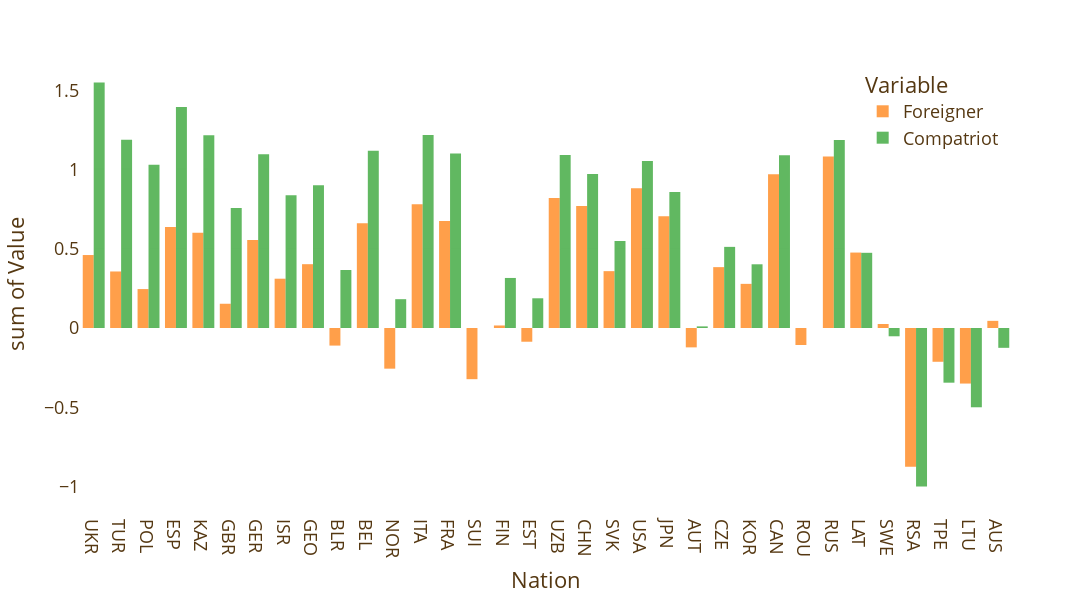

This figure's notebook cell:
### Markdown cell above
# Prova Vale

### Code cell
fig3 = px.histogram(tidy, x="Nation", y="Value",
            color='Variable', barmode='group',
            width=1800,
            height=600,
            #histfunc="avg", nbins=2
            color_discrete_sequence=['#ff7f0e', '#2ca02c'],
            )
# make transparent background:
fig3.update_layout(
    plot_bgcolor='rgba(0,0,0,0)',
    paper_bgcolor='rgba(0,0,0,0)',
    #font_color="white"
)
# Choose rgb color for text in layout:
fig3.update_layout(
    font=dict(
        color="#553812",
        size=18
    )
)
# Set vertical grid lines:
fig3.update_xaxes(showgrid=True, gridwidth=1, gridcolor='white')
# Change position of legend at the bottom:
fig3.update_layout(legend=dict(
    yanchor="top",
    y=0.99,
    xanchor="right",
    x=0.99
))
fig3.update_traces(textfont_color='#553812')
fig3.update_traces(opacity=0.75)
fig3.show()

### Figure 1 — Plotly figure (JSON) as saved in the notebook; plotly's stock layout.template omitted (floating-point values rounded to 4 significant figures)
{"data": [{"alignmentgroup": "True", "bingroup": "x", "histfunc": "sum", "hovertemplate": "Variable=Foreigner<br>Nation=%{x}<br>sum of Value=%{y}<extra></extra>", "legendgroup": "Foreigner", "marker": {"color": "#ff7f0e", "pattern": {"shape": ""}}, "name": "Foreigner", "offsetgroup": "Foreigner", "opacity": 0.75, "orientation": "v", "showlegend": true, "textfont": {"color": "#553812"}, "type": "histogram", "x": ["UKR", "TUR", "POL", "ESP", "KAZ", "GBR", "GER", "ISR", "GEO", "BLR", "BEL", "NOR", "ITA", "FRA", "SUI", "FIN", "EST", "UZB", "CHN", "SVK", "USA", "JPN", "AUT", "CZE", "KOR", "CAN", "ROU", "RUS", "LAT", "SWE", "RSA", "TPE", "LTU", "AUS"], "xaxis": "x", "y": [0.4604, 0.3566, 0.2457, 0.6372, 0.6015, 0.1531, 0.5558, 0.3111, 0.4027, -0.1108, 0.6601, -0.2563, 0.7811, 0.6743, -0.3227, 0.01603, -0.08652, 0.8198, 0.7693, 0.3587, 0.8819, 0.7058, -0.1221, 0.3841, 0.2786, 0.9703, -0.1071, 1.083, 0.476, 0.02544, -0.875, -0.2129, -0.3503, 0.04519], "yaxis": "y"}, {"alignmentgroup": "True", "bingroup": "x", "histfunc": "sum", "hovertemplate": "Variable=Compatriot<br>Nation=%{x}<br>sum of Value=%{y}<extra></extra>", "legendgroup": "Compatriot", "marker": {"color": "#2ca02c", "pattern": {"shape": ""}}, "name": "Compatriot", "offsetgroup": "Compatriot", "opacity": 0.75, "orientation": "v", "showlegend": true, "textfont": {"color": "#553812"}, "type": "histogram", "x": ["UKR", "TUR", "POL", "ESP", "KAZ", "GBR", "GER", "ISR", "GEO", "BLR", "BEL", "NOR", "ITA", "FRA", "SUI", "FIN", "EST", "UZB", "CHN", "SVK", "USA", "JPN", "AUT", "CZE", "KOR", "CAN", "ROU", "RUS", "LAT", "SWE", "RSA", "TPE", "LTU", "AUS"], "xaxis": "x", "y": [1.549, 1.188, 1.029, 1.394, 1.216, 0.7576, 1.095, 0.8377, 0.9, 0.3659, 1.119, 0.1818, 1.218, 1.1, 0, 0.3158, 0.1875, 1.092, 0.9714, 0.5495, 1.054, 0.8586, 0.01031, 0.5119, 0.402, 1.09, 0, 1.186, 0.4745, -0.05208, -1, -0.3448, -0.5, -0.125], "yaxis": "y"}], "layout": {"barmode": "group", "font": {"color": "#553812", "size": 18}, "height": 600, "legend": {"title": {"text": "Variable"}, "tracegroupgap": 0, "x": 0.99, "xanchor": "right", "y": 0.99, "yanchor": "top"}, "margin": {"t": 60}, "paper_bgcolor": "rgba(0,0,0,0)", "plot_bgcolor": "rgba(0,0,0,0)", "width": 1800, "xaxis": {"anchor": "y", "domain": [0, 1], "gridcolor": "white", "gridwidth": 1, "showgrid": true, "title": {"text": "Nation"}}, "yaxis": {"anchor": "x", "domain": [0, 1], "title": {"text": "sum of Value"}}}}
